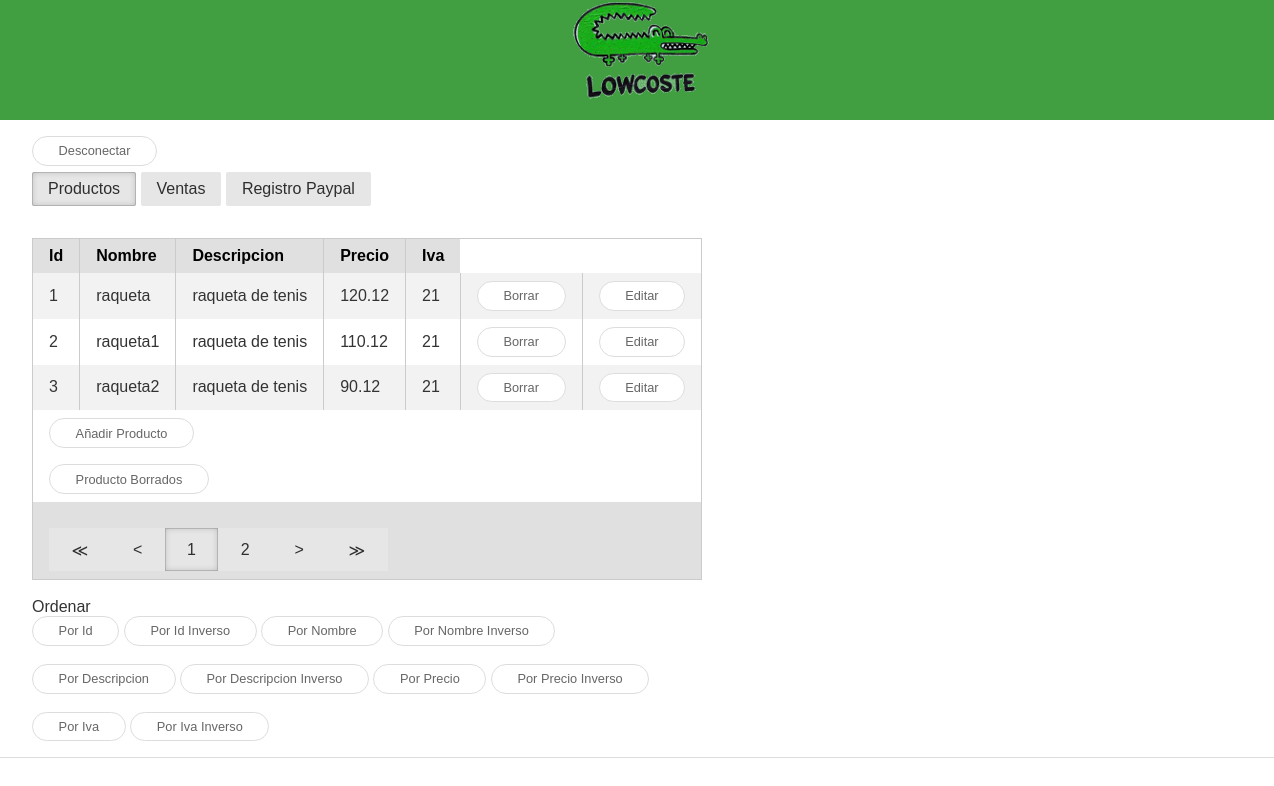
The app's page /admin/index.php (signed in) with its own data.
### tables this page shows
CREATE TABLE IF NOT EXISTS tienda_producto (
    id int NOT NULL primary key auto_increment,
    nombre varchar(30) NOT NULL,
    descripcion varchar(200) NOT NULL,
    precio decimal(5,2) NOT NULL,
    iva tinyint(1) NOT NULL,
    imagen varchar(10) NULL
);

### clases/ModeloProducto.php (called while the page is built, shortened)
<?php
class ModeloProducto {
    private $bd;
    private $tabla = "tienda_producto";
    function __construct(BaseDatos $bd) {
        $this->bd = $bd;
    }
    function count($condicion = "1=1", $parametros = array()) {
        $sql = "select count(*) from $this->tabla where $condicion";
        $r = $this->bd->setConsulta($sql, $parametros);
        if ($r) {
            return $this->bd->getFila();
        }
        return -1;
    }
    function getList($pagina = 0, $rpp = Configuracion::RPP, $condicion = "1=1", $parametros = array(), $orderBy = "1") {
        $list = array();
        $principio = $pagina * $rpp;
        $sql = "select * from $this->tabla where $condicion order by $orderBy limit $principio, $rpp";
        $r = $this->bd->setConsulta($sql, $parametros);
        if ($r) {
            while ($fila = $this->bd->getFila()) {
                $producto = new Producto();
                $producto->set($fila);
                $list[] = $producto;
            }
        } else {
            return null;
        }
        return $list;
    }
}

### clases/BaseDatos.php (called while the page is built, shortened)
<?php
class BaseDatos {
    private $conexion;
    private $sentencia;
    function __construct() {
        try {
            $this->conexion = new PDO(
                    'mysql:host=' . Configuracion::SERVIDOR . ';dbname=' . Configuracion::BASEDATOS, Configuracion::USUARIO, Configuracion::CLAVE, array(
                PDO::ATTR_PERSISTENT => true,
                PDO::MYSQL_ATTR_INIT_COMMAND => 'set names utf8')
            );
        } catch (PDOException $e) {
            $this->conexion = false;
        }
    }
    function getFila() {
        if ($this->sentencia != null) {
            return $this->sentencia->fetch();
        }
        return false;
    }
    function setConsulta($sql, $parametros = array()) {
        $this->sentencia = $this->conexion->prepare($sql);
        return $this->sentencia->execute();
    }
}

### clases/Producto.php (called while the page is built, shortened)
<?php
class Producto {
    private $id;
    private $nombre;
    private $descripcion;
    private $precio;
    private $iva;
    function __construct($id = null,$nombre = null, $descripcion = null, $precio = null, $iva = null, $imagen = null) {
        $this->id = $id;
        $this->nombre = $nombre;
        $this->descripcion = $descripcion;
        $this->precio = $precio;
        $this->iva = $iva;
    }
    function set($datos, $inicio = 0) {
        $this->id = $datos[0 + $inicio];
        $this->nombre = $datos[1 + $inicio];
        $this->descripcion = $datos[2 + $inicio];
        $this->precio = $datos[3 + $inicio];
        $this->iva = $datos[4 + $inicio];
    }
    function getId() {
        return $this->id;
    }
    function getNombre() {
        return $this->nombre;
    }
    function getDescripcion() {
        return $this->descripcion;
    }
    function getPrecio() {
        return $this->precio;
    }
    function getIva() {
        return $this->iva;
    }
}

### clases/Entorno.php (called while the page is built, shortened)
<?php
class Entorno {
    static function getEnlaceCarpeta($pagina=""){
        return "http://".self::getServidor().":".self::getPuerto().self::getCarpetaServidor().$pagina;
    }
    static function getCarpetaServidor() {
        $script = self::getScript();
        $pos = strrpos($script, "/");
        $carpeta = substr($script, 0, $pos + 1);
        return $carpeta;
    }
    static function getPagina() {
        $script = self::getScript();
        $pos = strrpos($script, "/");
        $pagina = substr($script, $pos + 1);
        return $pagina;
    }
    static function getPuerto() {
        return $_SERVER['SERVER_PORT'];
    }
    static function getScript() {
        return $_SERVER['SCRIPT_NAME'];
    }
    static function getServidor() {
        return $_SERVER['SERVER_NAME'];
    }
}

### admin/index.php (the view, shortened to what this page needs)
<?php
$order = "id";
$pagina = 0;
$url = "";
if (Entorno::getParametros() !== null) {
    $parametros = Entorno::getParametros();
    $param = preg_replace('/(pagina=.*)/', '', $parametros);
    $param = preg_replace('/(mensaje=.*)/', '', $param);
    if ($param != "") {
        $url = Entorno::getEnlaceCarpeta() . Entorno::getPagina() . "?" . $param;
    } else {
        $url = Entorno::getEnlaceCarpeta() . Entorno::getPagina();
    }
}
$bd = new BaseDatos();
$modelo = new ModeloProducto($bd);
$total = $modelo->count("nombre NOT LIKE '#%'");
$enlaces = Util::getEnlacesPaginacion($pagina, $total[0], 3, $url);
$lista = $modelo->getList($pagina, 3, "nombre NOT LIKE '#%'", array(), $order);
?>
<!doctype html>
<html lang="en">
    <head>
        <link rel="stylesheet" href="../css/vendor/pure-min.css">
        <link rel="stylesheet" href="../css/vendor/email.css">
        <link rel="stylesheet" href="../css/vendor/alertify.css">
    </head>
    <body>
        <div id="layout" class="content pure-g">
            <div id="nav" class="pure-u back">
                <img src="../img/logo.png" id="logo" alt="logo" />
            </div>
            <div id="main" class="pure-u-1 back">
                <div class="email-content">
                    <div class="email-content-header pure-g">
                        <div class="pure-u-1 back">
                            <a href="phpLogout.php" class="secondary-button pure-button" id="desconectar">Desconectar</a>
                        </div>
                        <br/>
                        <br/>
                        <div class="pure-u-1 back">
                            <a href="#" class="pure-button pure-button-active">Productos</a>
                            <a href="ventas.php" class="pure-button">Ventas</a>
                            <a href="paypal.php" class="pure-button">Registro Paypal</a>
                        </div>
                    </div>
                    <div class="email-content-body pure-u-1 back">
                        <table class="pure-table">
                            <thead>
                                <tr>
                                    <th>Id</th>
                                    <th>Nombre</th>
                                    <th>Descripcion</th>
                                    <th>Precio</th>
                                    <th>Iva</th>
                                </tr>
                            </thead>
                            <tbody>
                                <?php
                                $bol = TRUE;
                                foreach ($lista as $indice => $linea) {
                                    if ($bol) {
                                        ?>
                                        <tr class="pure-table-odd">
                                            <?php
                                            $bol = FALSE;
                                        } else {
                                            ?>
                                        <tr>
                                            <?php
                                            $bol = TRUE;
                                        }
                                        ?>
                                        <td><?php echo $linea->getId(); ?></td>
                                        <td><?php echo $linea->getNombre(); ?></td>
                                        <td><?php echo $linea->getDescripcion(); ?></td>
                                        <td><?php echo $linea->getPrecio(); ?></td>
                                        <td><?php echo $linea->getIva(); ?></td>
                                        <td><a data-nombre ="<?php echo $linea->getNombre(); ?>"
                                               href="phpDelete.php?id=<?php echo $linea->getId(); ?>"
                                               class="secondary-button pure-button borra">
                                                Borrar
                                            </a>
                                        </td>
                                        <td>
                                            <a href="viewUpdate.php?id=<?php echo $linea->getId(); ?>" class="secondary-button pure-button edita">
                                                Editar
                                            </a>
                                        </td>
                                    </tr>
                                    <?php
                                }
                                ?>
                                <tr>
                                    <td colspan="8">
                                        <a id="anadir" href="viewInsert.php" class="secondary-button pure-button">
                                            Añadir Producto
                                        </a>
                                    </td>
                                </tr>
                                <tr>
                                    <td colspan="8">
                                        <button id="verBorrado" class="secondary-button pure-button">
                                            Producto Borrados
                                        </button>
                                    </td>
                                </tr>
                            <thead>
                            <td colspan="8">
                                <br/>
                                <ul id="cajaPaginacion" class="pure-paginator">
                                    <li><?php echo $enlaces["inicio"]; ?></li>
                                    <li><?php echo $enlaces["anterior"]; ?></li>
                                    <li><?php echo $enlaces["primero"]; ?></li>
                                    <li><?php echo $enlaces["segundo"]; ?></li>
                                    <li><?php echo $enlaces["siguiente"]; ?></li>
                                    <li><?php echo $enlaces["ultimo"]; ?></li>
                                </ul>
                            </td>
                            </thead>
                            </tbody>
                        </table>
                        <br/>
                        <div class="pure-u">
                            Ordenar<br/>
                            <a class="secondary-button pure-button ordenar" href="?order=id">Por Id</a>
                            <a class="secondary-button pure-button ordenar" href="?order=id Desc">Por Id Inverso</a>
                            <a class="secondary-button pure-button ordenar" href="?order=nombre">Por Nombre</a>
                            <a class="secondary-button pure-button ordenar" href="?order=nombre Desc">Por Nombre Inverso</a>
                            <br/>
                            <br/>
                            <a class="secondary-button pure-button ordenar" href="?order=descripcion">Por Descripcion</a>
                            <a class="secondary-button pure-button ordenar" href="?order=descripcion Desc">Por Descripcion Inverso</a>
                            <a class="secondary-button pure-button ordenar" href="?order=precio">Por Precio</a>
                            <a class="secondary-button pure-button ordenar" href="?order=precio Desc">Por Precio Inverso</a>
                            <br/>
                            <br/>
                            <a class="secondary-button pure-button ordenar" href="?order=iva ">Por Iva</a>
                            <a class="secondary-button pure-button ordenar" href="?order=iva Desc">Por Iva Inverso</a>
                        </div>
                    </div>
                </div>
            </div>
        </div>
    </body>
</html>

### records on screen
tienda_producto: id "1", nombre "raqueta", descripcion "raqueta de tenis", precio "120.12", iva "21"
tienda_producto: id "2", nombre "raqueta1", descripcion "raqueta de tenis", precio "110.12", iva "21"
tienda_producto: id "3", nombre "raqueta2", descripcion "raqueta de tenis", precio "90.12", iva "21"

### other values on screen
$pagina + 1 "1"
$paginaUsuario "2 > ≫"
